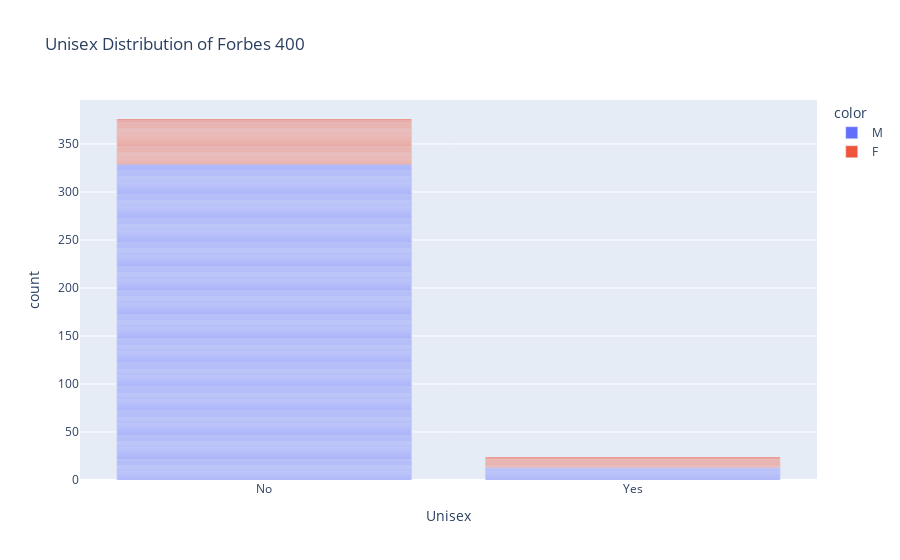

The notebook cell saved with this chart:
### Code cell
fig6 = px.bar(x=df['unisex'], color = df['gender'],
              title='Unisex Distribution of Forbes 400',
             labels={'x':"Unisex"})

fig6.show()

### Figure 1 — Plotly figure (JSON) as saved in the notebook; plotly's stock layout.template omitted (floating-point values rounded to 4 significant figures; data arrays with more than 128 entries replaced by an {"elided": "..."} marker saying what was removed)
{"data": [{"alignmentgroup": "True", "hovertemplate": "color=M<br>Unisex=%{x}<br>count=%{y}<extra></extra>", "legendgroup": "M", "marker": {"color": "#636efa", "pattern": {"shape": ""}}, "name": "M", "offsetgroup": "M", "orientation": "v", "showlegend": true, "textposition": "auto", "type": "bar", "x": {"elided": "342 str values"}, "xaxis": "x", "y": {"elided": "342 int values"}, "yaxis": "y"}, {"alignmentgroup": "True", "hovertemplate": "color=F<br>Unisex=%{x}<br>count=%{y}<extra></extra>", "legendgroup": "F", "marker": {"color": "#EF553B", "pattern": {"shape": ""}}, "name": "F", "offsetgroup": "F", "orientation": "v", "showlegend": true, "textposition": "auto", "type": "bar", "x": ["No", "No", "Yes", "No", "No", "No", "No", "No", "Yes", "No", "No", "No", "No", "Yes", "No", "No", "No", "No", "No", "No", "Yes", "No", "No", "No", "No", "Yes", "No", "No", "No", "No", "No", "No", "No", "No", "No", "No", "No", "Yes", "No", "No", "No", "Yes", "No", "Yes", "No", "No", "No", "No", "No", "No", "Yes", "Yes", "Yes", "No", "No", "No", "No", "No"], "xaxis": "x", "y": [1, 1, 1, 1, 1, 1, 1, 1, 1, 1, 1, 1, 1, 1, 1, 1, 1, 1, 1, 1, 1, 1, 1, 1, 1, 1, 1, 1, 1, 1, 1, 1, 1, 1, 1, 1, 1, 1, 1, 1, 1, 1, 1, 1, 1, 1, 1, 1, 1, 1, 1, 1, 1, 1, 1, 1, 1, 1], "yaxis": "y"}], "layout": {"barmode": "relative", "legend": {"title": {"text": "color"}, "tracegroupgap": 0}, "title": {"text": "Unisex Distribution of Forbes 400"}, "xaxis": {"anchor": "y", "domain": [0, 1], "title": {"text": "Unisex"}}, "yaxis": {"anchor": "x", "domain": [0, 1], "title": {"text": "count"}}}}
